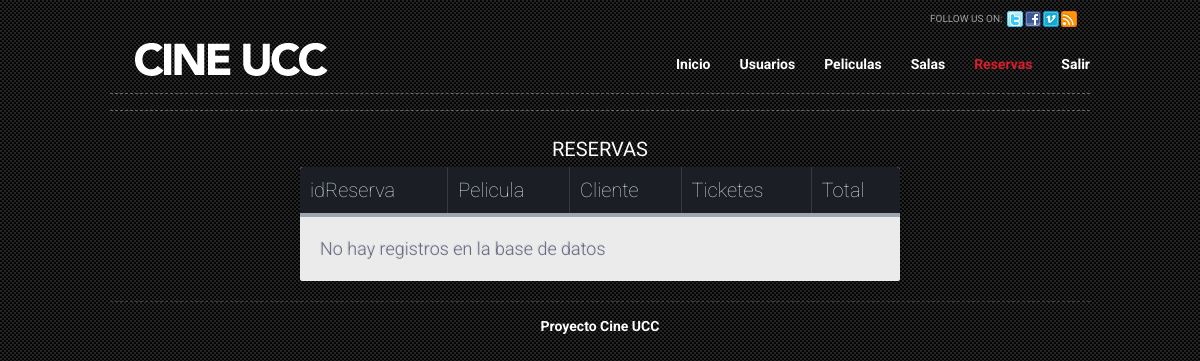
/reservas.php (signed in), run on an earlier commit of the app's database.
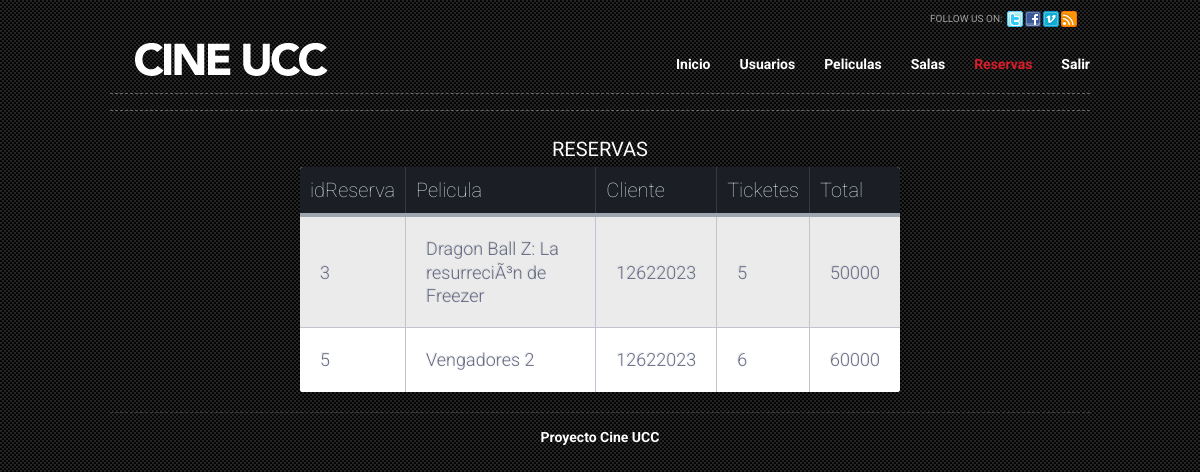
And on a later commit of the database.
### tables this page shows
CREATE TABLE IF NOT EXISTS `reserva` (
`idReserva` int(11) NOT NULL,
  `idPelicula` int(11) NOT NULL,
  `cedula_usuario` int(11) NOT NULL
);

CREATE TABLE IF NOT EXISTS `pelicula` (
`idPelicula` int(11) NOT NULL,
  `nombre` varchar(250) NOT NULL,
  `imagen` varchar(250) NOT NULL,
  `idSala` int(11) NOT NULL
);

### tablaReservas.php (the view, shortened to what this page needs)
<?php
$link = conectar();
if (isset($_SESSION['tipo'])) {
    if ($_SESSION['tipo'] == 'admin') {
        $sql = "SELECT * FROM reserva";
    }else{
        $sql = "SELECT * FROM reserva Where cedula_usuario=".$_SESSION['usuario'];
    }
}
$query = mysql_query($sql, $link);
if (mysql_num_rows($query) != 0) {
    while ($line = mysql_fetch_array($query)) {
        echo '<tr>';
        echo "<td>" . $line['idReserva'] . "</td>";
        $sql2 = "SELECT nombre FROM `pelicula` WHERE idPelicula=" . $line["idPelicula"];
        $query2 = mysql_query($sql2, $link);
        $nombre = mysql_result($query2, 0);
        echo "<td>" . $nombre . "</td>";
        echo "<td>" . $line['cedula_usuario'] . "</td>";
        $sql3 = "SELECT * FROM `ticket` WHERE idReserva=" . $line["idReserva"];
        $query3 = mysql_query($sql3, $link);
        $ticketes = mysql_num_rows($query3);
        echo "<td>" . $ticketes . "</td>";
        $sql4 = "SELECT SUM(precio) FROM ticket WHERE idReserva=" . $line["idReserva"];
        $query4 = mysql_query($sql4, $link);
        $totalReserva = mysql_result($query4, 0);
        echo "<td>" . $totalReserva . "</td>";
        echo "</tr>";
    }
} else {
    echo '<tr>';
    echo '<td colspan=7> No hay registros en la base de datos</td>';
    echo '</tr>';
}

What changed in the data, as far as the page shows it:
added reserva: idReserva "3", idPelicula.nombre "Dragon Ball Z: La resurreciÃ³n de Freezer", cedula_usuario "12622023", ticketes "5", totalReserva "50000"
added reserva: idReserva "5", idPelicula.nombre "Vengadores 2", cedula_usuario "12622023", ticketes "6", totalReserva "60000"
Also different on the page:
text no longer shown: "No hay registros en la base de datos"
